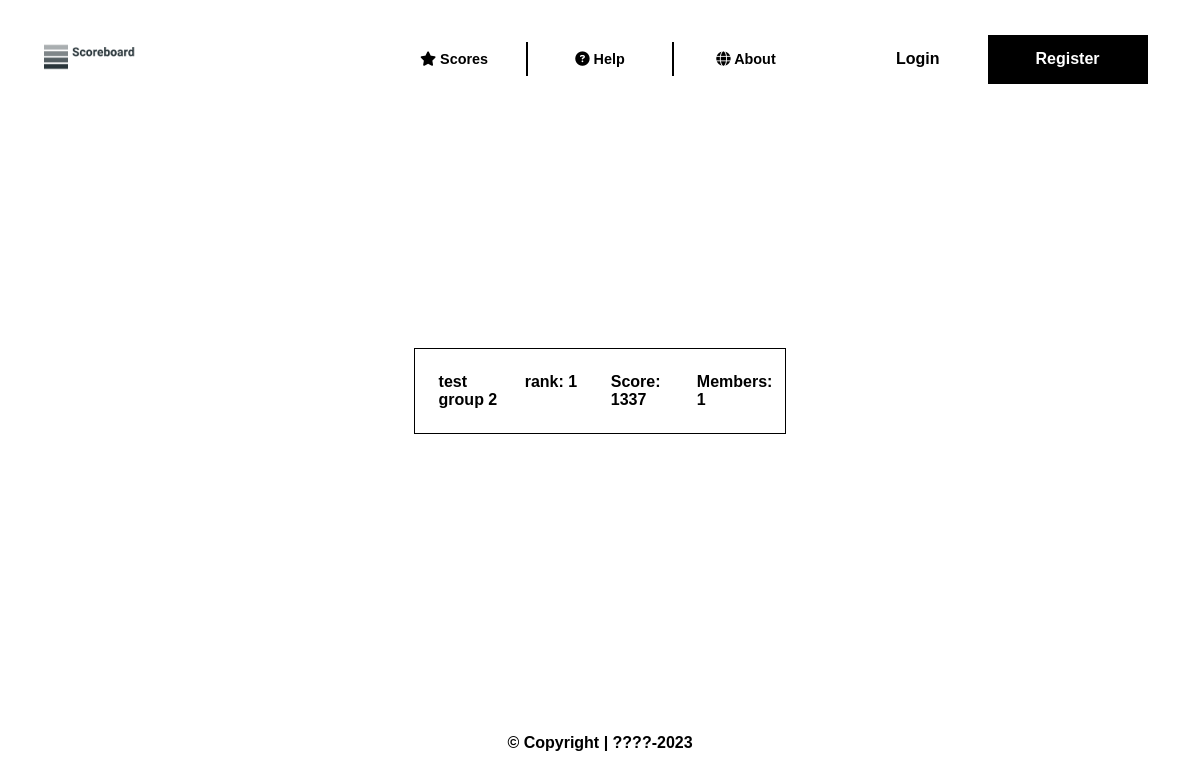
Before: /index.php?page=scores with the older database file.
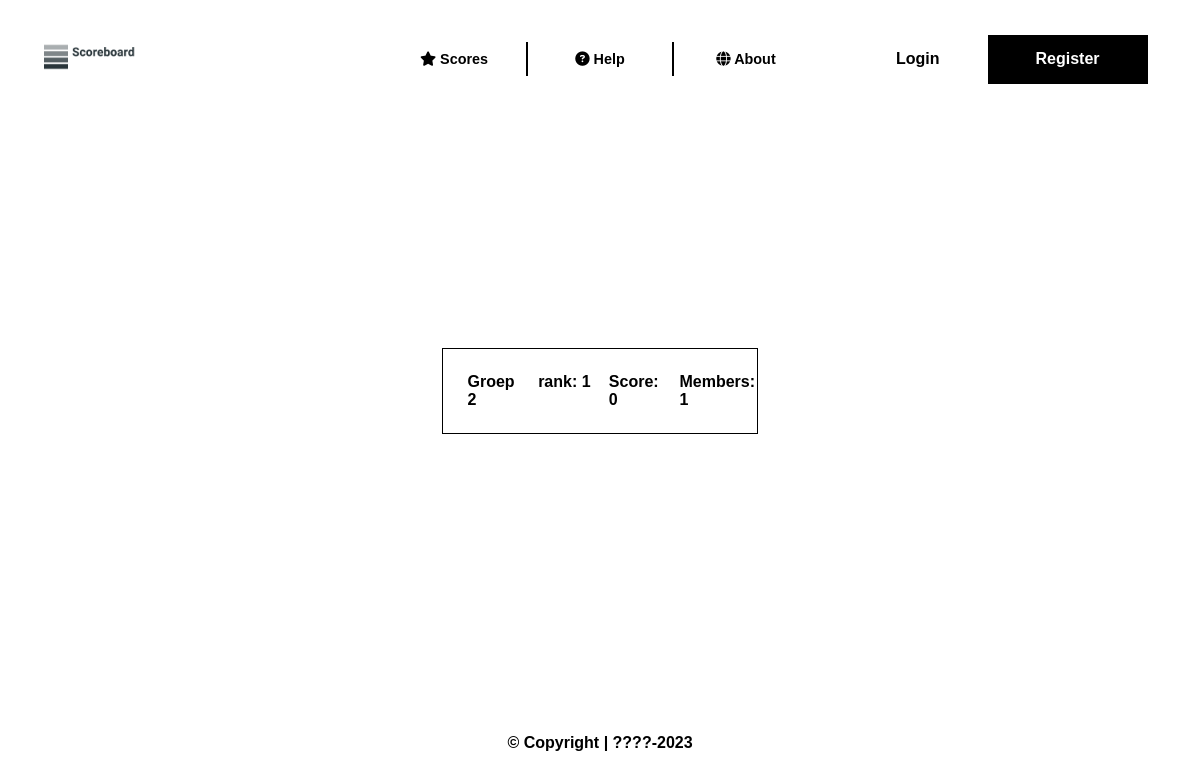
After: the same page with the newer database file.
### tables this page shows
CREATE TABLE `score` (
  `id` int NOT NULL,
  `group_id` int NOT NULL,
  `score` float NOT NULL DEFAULT '0'
);

CREATE TABLE `group_info` (
  `id` int NOT NULL,
  `name` varchar(32) NOT NULL,
  `description` varchar(256) NOT NULL
);

### html/src/class/PageRenderer.class.php (called while the page is built, shortened)
<?php
class PageRenderer
{
    private static $incDir;
    private static $pagesPath;
    public static function initialize()
    {
        self::$incDir = $_SERVER['DOCUMENT_ROOT'] . "/src/inc";
        self::$pagesPath = $_SERVER['DOCUMENT_ROOT'] . "/pages";
    }
    public static function renderPage($page)
    {
        $page = htmlspecialchars(trim($page));
        $pagePath = self::$pagesPath . "/$page.php";
        $errorPath = $_SERVER['DOCUMENT_ROOT'] . "/src/errors/404.php";
        require_once self::$incDir . "/header.inc.php";
        require_once (file_exists($pagePath)) ? $pagePath : $errorPath;
        require_once self::$incDir . "/footer.inc.php";
    }
}

### html/index.php (called while the page is built, shortened)
<?php
PageRenderer::renderPage(sanitizeInput($_GET['page']));

### html/src/inc/class_autoloader.inc.php (called while the page is built, shortened)
<?php
spl_autoload_register(function ($class) {
    $class = str_replace('\\', '/', $class);
    $baseDir = "{$_SERVER['DOCUMENT_ROOT']}/src/class";
    $extension = ".class.php";
    $fullPath = "$baseDir/$class$extension";
});

### html/src/class/Dbh.class.php (called while the page is built, shortened)
<?php
class Dbh
{
    protected static $pdo;
    public static function startConnection()
    {
        $dsn = "mysql:host=". DB_HOST .";port=". DB_PORT .";dbname=". DB_NAME;
        $user = DB_USER;
        $password = DB_PASS;
        try {
            self::$pdo = new PDO($dsn, $user, $password);
            self::$pdo->setAttribute(PDO::ATTR_ERRMODE, PDO::ERRMODE_EXCEPTION);
        } catch(PDOException $e) {
            echo "Connection failed: " . $e->getMessage();
            return false;
        }
        return true;
    }
    public static function getConnection()
    {
        return self::$pdo;
    }
}

### html/src/class/Score.class.php (called while the page is built, shortened)
<?php
class Score
{
    private static $pdo;
    public static function initialize(): void
    {
        self::$pdo = Dbh::getConnection();
    }
    public static function getScores($orderStyle = "scoreDESC")
    {
        $query = "
            SELECT `score`.*, `group_info`.*, COUNT(`group_member`.id) as 'member_count',
                RANK() OVER(ORDER BY `score`.score DESC) AS 'rank'
            FROM `score`
            INNER JOIN `group_info` ON `group_info`.id = `score`.group_id
            INNER JOIN `group_member` ON `group_member`.group_id = `group_info`.id
            GROUP BY `score`.id, `group_info`.id
            ORDER BY
        ";
        switch ($orderStyle) {
            default:
                $query .= "`score`.score DESC";
                break;
        }
        $query .= ";";
        $sto = self::$pdo->prepare($query);
        $sto->execute();
        $results = $sto->fetchAll(PDO::FETCH_ASSOC);
        return $results;
    }
}

### html/pages/scores.php (the view, shortened to what this page needs)
<?php
$orderType = (isset($_GET['o'])) ? DataProcessor::sanitizeData($_GET['o']) : null;
$scores = Score::getScores($orderType);
foreach ($scores as $score) {
    echo "
        <div class='group'>
    ";
    if (isset($_SESSION['user']) && DataProcessor::registeredValue('group_member', [
        'user_id' => $_SESSION['user']['id'],
        'group_id' => $score['group_id']
    ])) {
        echo "<p id='group-name'>{$score['name']} [Your group]</p>";
    } else {
        echo "<p id='group-name'>{$score['name']}</p>";
    }
    echo "
            <p id='group-rank'>rank: {$score['rank']}</p>
            <p id='group-score'>Score: {$score['score']}</p>
            <p id='group-member_count'>Members: {$score['member_count']}</p>
        </div><br>
    ";
}

### html/src/inc/header.inc.php (shortened to what this page needs)
<!DOCTYPE html>
<html lang="en">
<head>
    <link rel="stylesheet" href="/css/style.css">
    <link rel="stylesheet" href="/libs/bootstrap/bootstrap_icons.css">
</head>
<body>
<header>
    <nav class="topnav">
        <ul>
            <div id="logo">
            </div>
            <div class="centerContent">
                <li>
                    <a href="/index.php?page=scores" class="Hover"><i class="fa-solid fa-star"></i> Scores</a>
                </li>
                <div class="line"></div>
                <li>
                    <a href="/index.php?page=help" id="help" class="Hover"><i class="fa-solid fa-circle-question"></i> Help</a>
                </li>
                <div class="line"></div>
                <li>
                    <a href="/index.php?page=about" class="Hover"><i class="fa-solid fa-globe"></i> About</a>
                </li>
            </div>
            <?php if (empty($_SESSION['user'])): ?>
            <div class="user_opt">
                <li id="loginbtn">
                    <a href="/index.php?page=login" id="login" class="Hover">Login</a>
                </li>
                <li>
                    <a href="/index.php?page=register" id="register">Register</a>
                </li>
            </div>
            <?php endif; ?>
        </ul>
    </nav>
</header>

### html/src/inc/footer.inc.php
<footer>
    <?= "&copy; Copyright | ????-" . date("Y") . "\n" ?>
</footer>
</body>
</html>

### html/css/style.css (style rules this page uses)
*, *::before, *::after { margin: 0; padding: 0; box-sizing: border-box; }
html, body { width: 100vw; height: 100vh; background-color: #ffffff; display: grid; place-content: center; font-family: 'Helvetica', sans-serif; font-weight: 600; }
a { color: #000; }
header { width: 100vw; height: 70px; position: fixed; top: 1.5em; }
.topnav, .topnav>ul { width: 100%; height: 100%; }
.topnav>ul { display: flex; justify-content: flex-end; align-items: center; padding: 0 4em 0 4em; position: relative; }
.topnav li { height: 100%; display: flex; align-items: center; justify-content: center; color: #fff; }
.topnav a { color: #000; text-decoration: none; position: relative; transition: all 250ms ease-in-out; }
.user_opt { width: 15em; height: 70%; display: flex; justify-content: space-between; }
#loginbtn { margin-right: 3em; }
li:has(#register) { width: 80%; height: 100%; }
#register { color: #fff; width: 10em; height: 100%; background-color: black; display: flex; justify-content: center; align-items: center; transition: 0.25s ease-in-out; }
.centerContent { width: 40%; height: 70%; background-color: transparent; position: absolute; left: 50%; transform: translate(-50%, 0%); display: flex; justify-content: center; align-items: center; }
.centerContent li { width: 9em; }
.centerContent a { color: #000; margin-left: 10px; margin-right: 10px; font-size: 0.9rem; }
.line { border-left: 2px solid #000; height: 70%; }
#logo { width: 10%; height: 80%; position: absolute; left: 2em; background-image: url('/media/images/logo.png'); background-position: center; background-size: cover; }
.Hover { transition: all 0.15s ease-in-out; }
.Hover::after { content: ''; width: 0; height: 2px; background-color: black; position: absolute; left: 0; bottom: -2px; transition: all 0.15s ease-in-out; }
.group { outline: 1px solid #000; color: #000; padding: 1.5em; display: flex; align-items: center; justify-content: space-between; }
.group p { width: calc(100% / 5); height: 100%; }
footer { position: absolute; left: 50%; transform: translate(-50%, 0%); bottom: 3em; }

Changed rows visible on the page:
no longer on this page (row edited): score: group_info.name "test group 2", rank "1", score "1337", member_count "1"
now on this page (row edited): score: group_info.name "Groep 2", rank "1", score "0", member_count "1"
